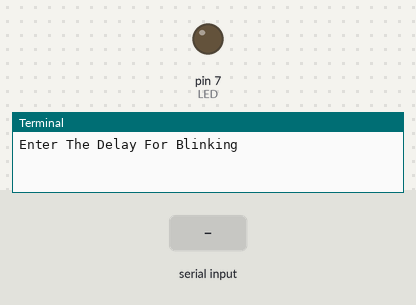
Bench run of a program on a simulated Raspberry Pi (header pin numbers). On the bench: output pins drawn as LEDs (lit = HIGH), the last lines printed to the terminal. Dashed ring = blinking. Inputs (shaded band) come from the test bench.

Above: at 1.2 s.
1.3 s: "1" typed at the terminal, then Enter
At 2.0 s:
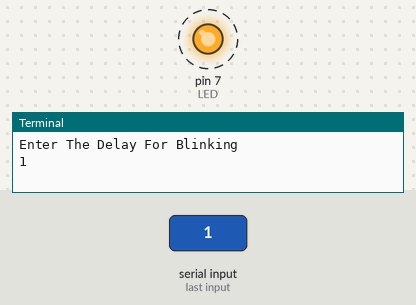
Timing chart, 0 to 10.3 s (numbered marks = the images above; inputs shaded):
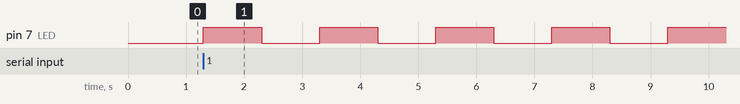

The program:

LED_Blinking.py
```python
import RPi.GPIO as GPIO
from time import sleep

LED = 7

GPIO.setmode(GPIO.BOARD)
GPIO.setup( LED, GPIO.OUT)
GPIO.output( LED, GPIO.LOW)

delay=int(input("Enter The Delay For Blinking"))


try:
	while True:
		GPIO.output( LED, GPIO.HIGH)
                sleep(delay)
		GPIO.output( LED, GPIO.LOW)
                sleep(delay)

except KeyboardInterrupt:
	GPIO.output( LED, GPIO.LOW)
        GPIO.cleanup()
```

Measured:
- after the input at 1.3 s, pin 7 (LED): alternates HIGH for 1.0 s and LOW for 1.0 s, starting at once
